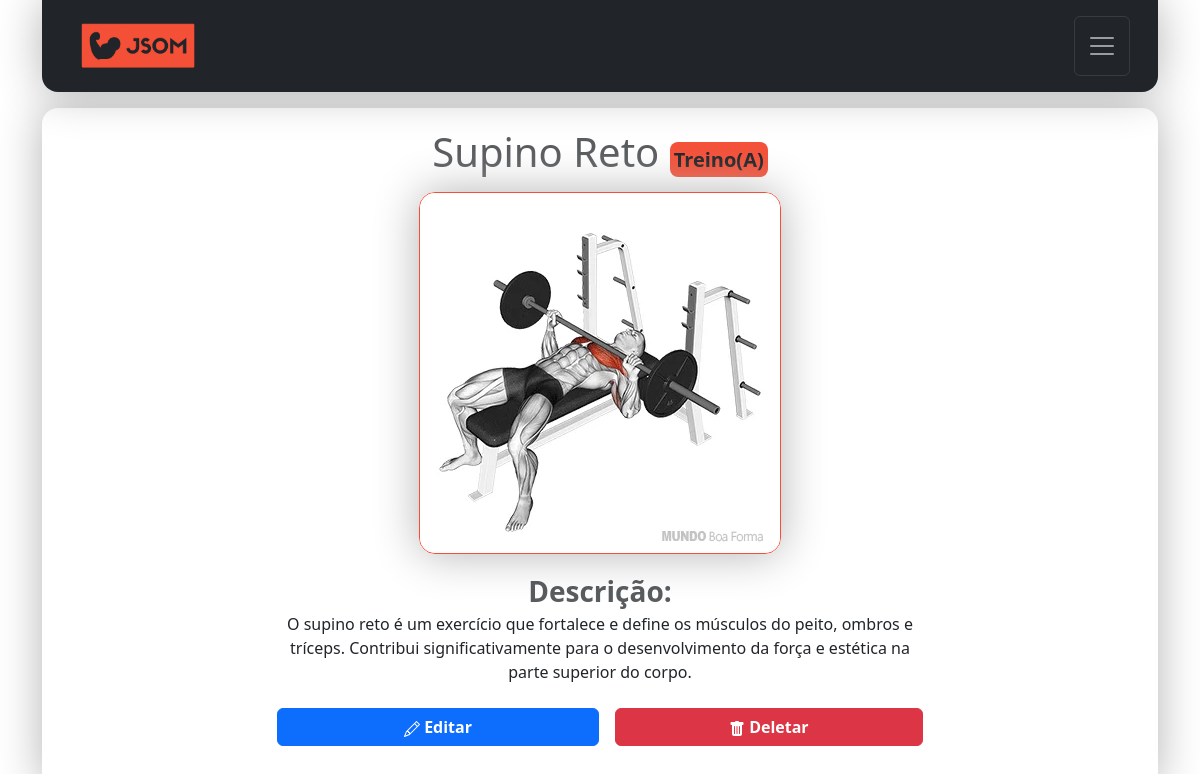
Page /detalhes/7/ (signed in) on the earlier database version.
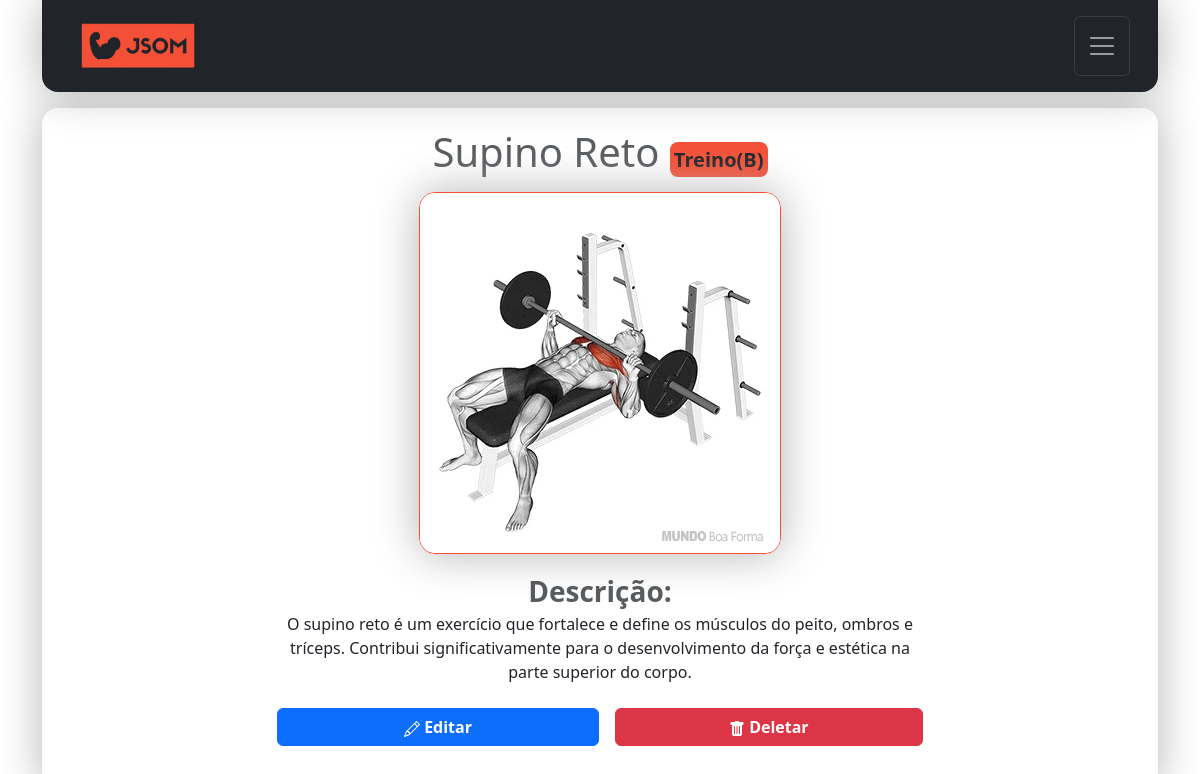
Same page on the later database version.
### contact/models.py (models this page shows, shortened)
class Treino(models.Model):
    nome = models.CharField(max_length=100)
    CATEGORIA_CHOICES = [
        ('Treino(A)', 'Treino-A'),
        ('Treino(B)', 'Treino-B'),
        ('Treino(C)', 'Treino-C'),
        ('Treino(D)', 'Treino-D'),
        ('Treino(E)', 'Treino-E'),
    ]
    categoria = models.CharField(max_length=9, choices=CATEGORIA_CHOICES)
    descricao = models.TextField(blank=True)
    imagem = models.ImageField(blank=True, upload_to='pictures/%Y/%m/')
    owner = models.ForeignKey(
        User,
        on_delete=models.SET_NULL,
        blank=True, null=True
    )

### contact/views/contact_views.py (the view)
# urls.py: path('detalhes/<int:treino_id>/', views.detalhes_treino, name='detalhes_treino'),
@login_required(login_url='contact:login')
def detalhes_treino(request, treino_id):
    treino = get_object_or_404(Treino, pk=treino_id, owner=request.user)
    site_title = f'{treino.nome}_{treino.categoria}'
    context = {
        'site_title': site_title,
        'treino': treino
    }
    return render(request, 'contact/detalhes_treino.html', context)

### contact/templates/contact/detalhes_treino.html (shortened to what this page needs)
{% extends "global/base.html" %}
{% load static %}
{% block corpo %}
    <div class="container m-3 d-flex-column justify-content-center align-items-center w-60">
        <h1 class="mb-3 fs-1 form-text text-center text-wrap overflow-wrap-break-word">{{ treino.nome }}
            <span class="fw-bold fs-5 p-1 rounded-3 bg-jsom">{{ treino.categoria }}</span>
        </h1>
        <div class="d-flex flex-column align-items-center justify-content-center mb-3">
            {% if treino.imagem %}
            <div class="d-flex align-items-center justify-content-center">
                <img alt="{{ treino.nome }}" src="{{ treino.imagem.url }}" style="object-fit: cover;" class="rounded-4 border-jsom shadow-big img-fluid">
            </div>
            {% else %}
            <div class="d-flex align-items-center justify-content-center">
                <img alt="{{ treino.nome }}" src="{% static "img/treino_padao.png" %}" style="object-fit: cover; padding: 10px;" class=" rounded-4 border-jsom shadow-big img-fluid">
            </div>
            {% endif %}
        </div>
        <p class="overflow-wrap-break-word text-wrap text-center ">
            <span class="fw-bold fs-3 form-text">Descrição:</span>
            <br>
            {{ treino.descricao }}
        </p>
        <div class="d-flex justify-content-around mt-4">
            <a class="btn btn-primary fw-semibold w-100 me-2" href=" {% url 'contact:atualizar_treino' treino.id %} ">
                Editar
            </a>
            <form action="{% url 'contact:excluir_treino' treino.id %}" class="w-100 ms-2" method="post">
                <button class="btn fw-semibold btn-danger w-100" type="submit">
                    Deletar
                </button>
            </form>
        </div>
    </div>
{% endblock corpo %}

Differences in the rows shown:
changed Treino "Supino Reto": categoria "Treino(A)" → "Treino(B)"
